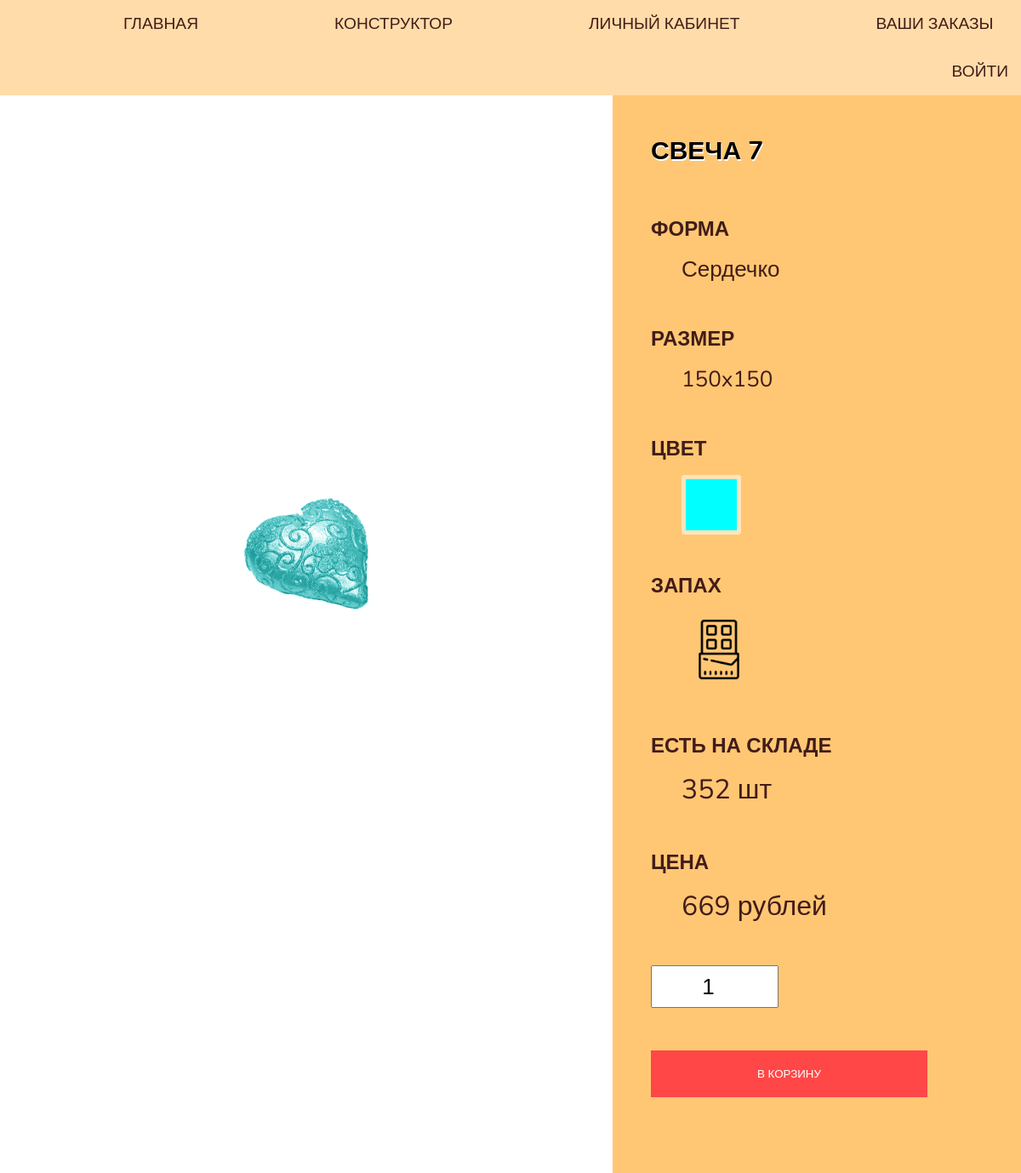
The app's page /svecha.php?id=7 with its own data.
### tables this page shows
CREATE TABLE `candle` (
  `id_candle` int(11) NOT NULL,
  `candle_name` varchar(25) NOT NULL,
  `id_zapah` int(11) DEFAULT NULL,
  `id_form` int(11) DEFAULT NULL,
  `id_color` int(11) DEFAULT NULL,
  `id_razer` int(11) DEFAULT NULL
);

CREATE TABLE `color` (
  `id_color` int(11) NOT NULL,
  `color_name` varchar(25) NOT NULL,
  `color_code` varchar(16) NOT NULL,
  `color_price` int(11) NOT NULL
);

CREATE TABLE `form` (
  `id_form` int(11) NOT NULL,
  `form_name` varchar(25) NOT NULL,
  `form_path` varchar(100) NOT NULL,
  `form_price` int(11) NOT NULL,
  `form_available` int(11) NOT NULL
);

CREATE TABLE `razmer` (
  `id_razmer` int(11) NOT NULL,
  `razmer_name` varchar(7) DEFAULT NULL,
  `razmer_price` int(11) NOT NULL
);

CREATE TABLE `zapah` (
  `id_zapah` int(11) NOT NULL,
  `zapah_name` varchar(25) NOT NULL,
  `zapah_path` varchar(100) NOT NULL,
  `zapah_price` int(11) NOT NULL
);

### svecha.php (the view, shortened to what this page needs)
<?php
	require ('./php/connection.php');
	$userId = $_SESSION['id_user'];
	$idCandle = $_GET['id'];
?>
<!DOCTYPE html>
<html>
<head>
	<link rel="stylesheet" type="text/css" href="./css/svecha.css">
</head>
<body>
	<div class="menu">
		<a href="index.php" class="">ГЛАВНАЯ</a>
		<a href="constructor.php" class="">КОНСТРУКТОР</a>
		<a href="kabinet.php" class="">ЛИЧНЫЙ КАБИНЕТ</a>
		<a href="zakazi.php" class="">ВАШИ ЗАКАЗЫ</a>
		<?php
			if (isset($userId))
			{
				echo '<a href="php/logout.php"> ВЫЙТИ </a>';
			}
			else
			{
				echo '<a href="auth.php"> ВОЙТИ </a>';
			}
		?>
	</div>
	<div class="niz">
		<?php
			$querySvechi = 'SELECT
								*,
                                (color_price + form_price + razmer_price + zapah_price) as candle_price
							FROM
								candle,
								color,
								form,
								razmer,
								zapah
							WHERE
								candle.id_color = color.id_color
							AND
								candle.id_form = form.id_form
							AND
								candle.id_razer = razmer.id_razmer
							AND
								candle.id_zapah = zapah.id_zapah
							AND
								candle.id_candle = '.$idCandle.';';
			$resultSvechi = mysqli_query($link, $querySvechi);
			while ($svecha = mysqli_fetch_assoc($resultSvechi))
			{
				echo '<div class="img">';
					echo '<div class="image-color" style="background-color:'.$svecha['color_code'].'"></div>';
					echo '<div class="picture"><img src="'.$svecha['form_path'].'"></div>';
				echo '</div>';
				echo '<form class="infa" method="POST" action="./php/addToCart.php">';
					echo '<h1>'.$svecha['candle_name'].'</h1>';
					echo '<h2 class="h-forma"> ФОРМА </h2>';
					echo '<div class="forma">'.$svecha['form_name'].'</div>';
					echo '<h2 class="h-size"> РАЗМЕР </h2>';
					echo '<div class="size">'.$svecha['razmer_name'].'</div>';
					echo '<h2 class="h-colors"> ЦВЕТ </h2>';
					echo '<div class="colors" style="background-color: '.$svecha['color_code'].'"></div>';
					echo '<h2 class="h-zapahi"> ЗАПАХ </h2>';
					echo '<div class="zapahi"><img src="'.$svecha['zapah_path'].'"></div>';
					echo '<h2 class="h-count"> ЕСТЬ НА СКЛАДЕ </h2>';
					echo '<div class="cena">'.$svecha['form_available'].' шт</div>';
					echo '<h2 class="h-cena"> ЦЕНА </h2>';
					echo '<div class="cena">'.$svecha['candle_price'].' рублей</div>';
					echo '<input type="number" name="count" value="1" min="1" max="'.$svecha['form_available'].'">';
					echo '<div class="buttons">';
						echo '<input type="submit" value="В КОРЗИНУ">';
					echo '</div>';
				echo "</form>";
			}
		?>
		</div>
</body>
</html>

### css/svecha.css (style rules this page uses)
*, *::before, *::after { box-sizing: border-box !important; margin: 0; padding: 0; }
html { width: 100%; height: 100%; font-family: "Nunito", sans-serif; }
body { display: flex; flex-direction: column; width: 100%; min-height: 100%; }
.menu { display: flex; flex-flow: row wrap; width: 100%; background-color: #ffc7749e; }
.menu a { text-decoration: none; color: #421c18; font-size: larger; margin-left: 130px; display: flex; padding: 15px; align-items: center; transition: 0.3s all; transform: scale(1); }
.menu a:last-child { margin-left: auto; }
.niz { display: flex; flex-direction: row; height: 100% }
.img { position: relative; display: flex; overflow: hidden; align-items: center; flex-grow: 1; justify-content: center; width: 40%; background-color: #FFFFFF; }
.img > .image-color { position: absolute; top: 0; left: 0; width: 100%; height: 100%; background-color: white; mix-blend-mode: soft-light; }
.buttons > input { min-width: 280px; padding: 20px 125px; transition: 0.3s all; transform: scale(1); text-align: center; text-decoration: none; color: #FFFFFF; background-color: #FF4747; margin-top: 50px; display: block; border: 0; cursor: pointer; }
.infa { display: flex; flex-direction: column; width: 40%; padding: 45px; background-color: #FFC774; }
.picture { height: 70%; margin-bottom: 10%; background-repeat: no-repeat; background-position: bottom center; background-size: contain; }
.infa h1 { font-size: 30px; width: 100%; margin-bottom: 55px; text-transform: uppercase; text-shadow: 1px 2px 0 white; }
.infa div { margin-bottom: 44px; }
.infa h2 { margin-bottom: 10px; color: #421c18; }
.cena, .forma, .zapahi, .size { font-size: 26px; font-weight: inherit; padding: 4px 36px; border-radius: 3px; color: #421c18; }
.cena { font-size: 32px; }
.colors { max-width: 70px; min-height: 70px; background-color: red; border:5px solid #ffe4bc; border-radius: 3px; margin: 5px 36px; }
.zapahi { padding: 4px; margin: 5px 36px; }
.zapahi img { max-width: 80px; min-height: 80px; }
.niz input[type='number'] { width: 150px; height: 50px; text-align: center; font-size: 26px; }

### records on screen
candle: candle_name "СВЕЧА 7", id_form.form_name "Сердечко", id_razer.razmer_name "150x150", id_zapah.zapah_path (picture), id_form.form_available "352", candle_price "669"
